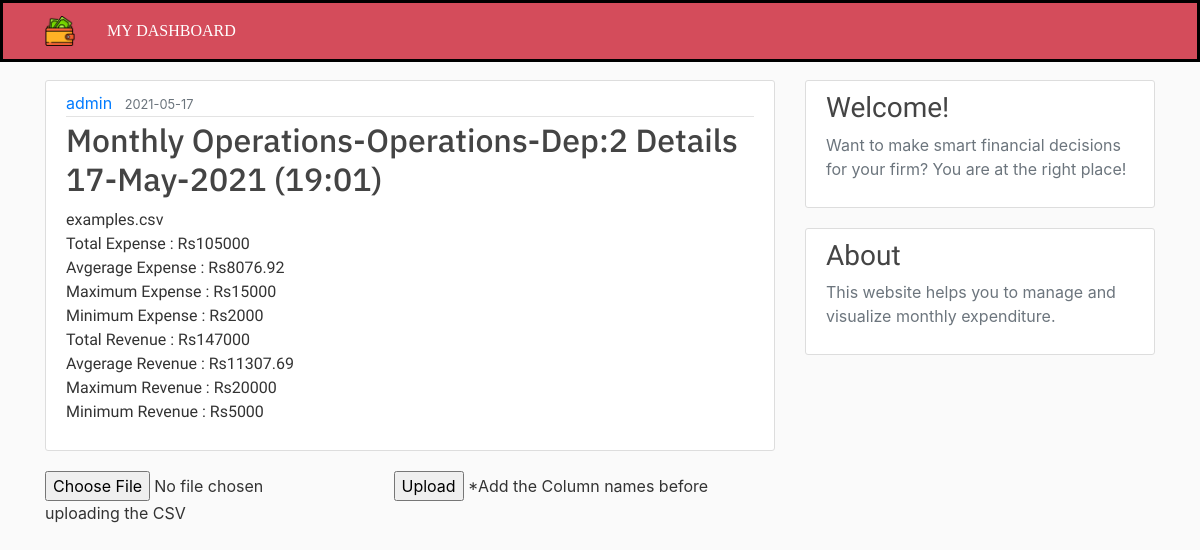
Page /operations/department-2 (signed in) on the committed database.
### budgetapp/models.py (models this page shows, shortened)
class Post(db.Model):
    id = db.Column(db.Integer, primary_key=True)
    title = db.Column(db.String(100), nullable=False)
    date_posted = db.Column(db.DateTime, nullable=False, default=datetime.utcnow)
    department = db.Column(db.Text, nullable=False)
    dep_num= db.Column(db.String(12), nullable=False) #Sub-department
    content = db.Column(db.Text, nullable=False)
    user_id = db.Column(db.Text, db.ForeignKey('user.id'), nullable=False)

class User(db.Model, UserMixin):
    id = db.Column(db.Integer, primary_key=True, autoincrement=True)
    username = db.Column(db.String(20), unique=True, nullable=False)
    email = db.Column(db.String(120), unique=True, nullable=False)
    department = db.Column(db.String(12), nullable=False)
    dep_num= db.Column(db.String(12), nullable=False)
    password = db.Column(db.String(60), nullable=False)
    posts = db.relationship('Post', backref='author')

### budgetapp/routes.py (the view, shortened to what this page needs)
@app.route("/operations/department-2", methods=['POST','GET'])
@login_required
def operations_2():
    posts= Post.query.filter_by(department='Operations',dep_num='Operations-Dep:2')
    global ope,file_o_2,h,o
    data=[]
    if ope == 1 or ope == 3:
        if request.method=="POST":
            f = request.files['csvfile']
            if f.filename=='':
                return redirect(url_for('operations_2'))
            elif f:
                p=f.filename.split(".")
                if "csv" in p:
                    filename = secure_filename(f.filename)
                    f.save(os.path.join(app.config['UPLOAD_FOLDER'], filename))
                else:
                    flash('Uploaded file is not in csv format', 'danger')
                    return redirect(url_for('operations_2'))
            clean(filename)
            k=post_add(filename,'Operations','Operations-Dep:2')
            if k==0:
                flash('Post Already exist', 'warning')
            elif k==-1:
                flash('Add "Category" to Column names in the CSV file and Try again', 'danger')
                return redirect(url_for('operations_2'))
            else :
                flash('Post added Sucessfully', 'success')
                file_o_2 = filename
            data=func_2(filename)
            cat=data[0]
            label=data[1]
            expense=data[2]
            revenue=data[3]
            labels=','.join(label)
            posts= Post.query.filter_by(department='Operations',dep_num='Operations-Dep:2')
            return render_template("operations_2.html",posts=posts,labels=labels,rev=revenue,exp=expense,u=cat,active_o_2='active',h=h,o=o)
        else:
            return render_template('operations_2.html', posts=posts,active_o_2='active',h=h,o=o)
    else:
        return render_template('no_access_page.html',active_o_2='active',h=h,o=o)

### budgetapp/models.py (called while the page is built)
@login_manager.user_loader
def load_user(user_id):
    return User.query.get(int(user_id))

### budgetapp/templates/operations_2.html (shortened to what this page needs)
{% extends 'layouts.html'%}
    {% block content%}
        {% for post in posts%}
        <article class="media content-section">
          <div class="media-body">
            <div class="article-metadata">
              <a class="mr-2" href="#">{{ post.author.username }}</a>
              <small class="text-muted">{{ post.date_posted.strftime('%Y-%m-%d') }}</small>
            </div>
            <h2><a class="article-title" style="font-family: 'IBM Plex Sans', sans-serif;">{{ post.title }}</a></h2>
            <p class="article-content" style="font-family: 'ABeeZee', sans-serif;">{{ post.content }}</p>
          </div>
        </article>
    {% endfor %}
        <form class="upload" action="department-2" method="POST" enctype="multipart/form-data">
          <input  type="file" name="csvfile">
          <input type="submit" value="Upload">
          <p style="display:inline" >*Add the Column names before uploading the CSV</p>
        </form>
    {% endblock content%}

### budgetapp/static/main.css (style rules this page uses)
body { background: #fafafa; color: #333333; margin-top: 5rem; }
h1, h2, h3, h4, h5, h6 { color: #444444; }
.content-section { background: #ffffff; padding: 10px 20px; border: 1px solid #dddddd; border-radius: 3px; margin-bottom: 20px; }
.article-title { color: #444444; }
.article-content { white-space: pre-line; }
.article-metadata { padding-bottom: 1px; margin-bottom: 4px; border-bottom: 1px solid #e3e3e3 }
.upload { margin-bottom:50px; }

### rows in the picture
Post: author.username "admin", date_posted "2021-05-17", title "Monthly Operations-Operations-Dep:2 Details 17-May-2021 (19:01)", content "examples.csv Total Expense : Rs105000 Avgerage Expense : Rs8076.92 Maximum Expense : Rs15000 Minimum Expense : Rs2000 Total Revenue : Rs147000 Avgerage Revenue : Rs11307.69 Maximum Revenue : Rs20000 Minimum Revenue : Rs5000"
